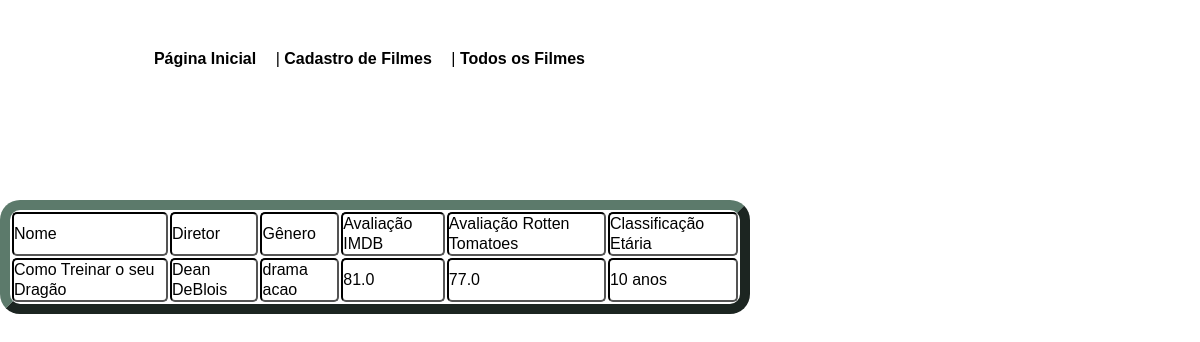
The app's page /tableAval with its own data.
### tables this page shows
CREATE TABLE filmes (
                id INTEGER PRIMARY KEY AUTOINCREMENT,
                nome VARCHAR(200) NOT NULL,
                diretor VARCHAR(200) NOT NULL,
                genero VARCHAR(200),
                idioma VARCHAR(45),
                dataLanca DATE,
                duracao INTEGER NOT NULL,
                avalIMDB FLOAT,
                avalRotten FLOAT,
                ganho FLOAT,
                claEtaria INTEGER);

### app.py (the view)
@app.route("/tableAval")
def tableAval():
    filmes = F_SelectMelhores()
    return render_template("tableAval.html", filmes = filmes)

### app.py (called while the page is built)
def F_SelectMelhores():
    cursor.execute('''SELECT nome, diretor, genero, idioma, dataLanca, duracao, avalIMDB, avalRotten, ganho, claEtaria FROM filmes
                   WHERE avalIMDB >= 70 OR avalRotten >= 70
                   ORDER BY avalIMDB, avalRotten''')
    registros = cursor.fetchall()
    return registros

### templates/tableAval.html (shortened to what this page needs)
<!DOCTYPE html>
<html lang="en">
<head>
    <link rel="stylesheet" href="{{ url_for('static', filename='css/tableAvalCss.css') }}">
</head>
<body>
    <header>
            <div class="menu">
                <a href="{{ url_for("about") }}">Página Inicial</a> |
                <a href="{{ url_for("register") }}">Cadastro de Filmes</a> |
                <a href="{{ url_for("table") }}">Todos os Filmes</a>
            </div>
    </header>
    <table border="1">
        <tr>
            <td>Nome</td>
            <td>Diretor</td>
            <td>Gênero</td>
            <td>Avaliação IMDB</td>
            <td>Avaliação Rotten Tomatoes</td>
            <td>Classificação Etária</td>
        </tr>
        {% for f in filmes %}
        <tr>
            <td>{{f[0]}}</td>
            <td>{{f[1]}}</td>
            <td>{{f[2]}}</td>
            <td>{{f[6]}}</td>
            <td>{{f[7]}}</td>
            <td>{{f[9]}}</td>
        </tr>
        {% endfor %}
    </table>
</body>
</html>

### static/css/tableAvalCss.css (style rules this page uses)
* { margin:0; padding: 0; box-sizing: border-box; font-family: Verdana, Geneva, Tahoma, sans-serif; }
html, body { height: 100%; overflow-y: hidden; overflow-x: hidden; }
header { height: 200px; padding: 20px 0; }
table { height: auto; position:fixed; right: 450px; color: rgb(0, 0, 0); border-color: rgb(92, 122, 107); border-width: 10px; border-radius: 20px; block-size: 20px; }
tr { block-size: 30px; margin-bottom: 5px; margin-top: 5px; }
td { block-size: 30px; margin-bottom: 5px; margin-top: 5px; line-height: 20px; width: auto; border-radius: 5px; border-width: 2px; border-color: rgb(0, 0, 0); }
.menu { padding-top: 30px; width: 50%; text-align: right; }
.menu a { color: black; text-decoration: none; font-weight: bold; margin-right: 15px; }

### records on screen
filmes: nome "Como Treinar o seu Dragão", diretor "Dean DeBlois", genero "drama acao", avalIMDB "81.0", avalRotten "77.0", claEtaria "10 anos"
